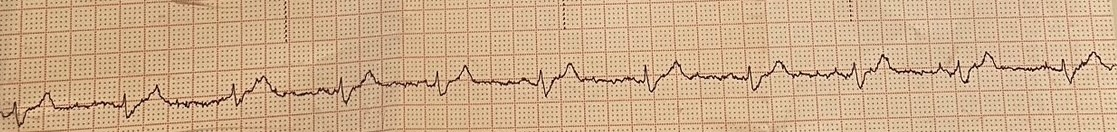
#> input picture backend/digitized-image/converted_to_python/input/ecg00028 copy.jpg, 1117 x 132 px
$ python -i image_to_sequence.py   (imports and definitions only)
#> lines starting #> are read from the running program, lines starting #| are printed output that depends on the picture
#> in convert_image_to_sequence, image is the input picture: PIL image 1117x132 RGB; mean R, G, B 207.2, 174.1, 139.7
import numpy as np
import cv2
from scipy.ndimage import convolve
import matplotlib.pyplot as plt
from PIL import Image

# This work is a derivative of code from the following link,
# https://github.com/alphanumericslab/ecg-image-kit/blob/main/codes/ecg-image-digitizer/image_to_sequence.m
# Code converted to python using CodeConvert, https://www.codeconvert.ai/matlab-to-python-converter, Feb 11, 2025.
def image_to_sequence(img, mode, method, *varargin):
#> called with mode = 'dark-foreground', method = 'all_left_right_neighbors'
    if len(varargin) < 1 or not varargin[0]:
        windowlen = 3
    else:
        windowlen = varargin[0]

    if len(varargin) < 2 or not varargin[1]:
        plot_result = False
    else:
        plot_result = varargin[1]

    # Convert image to grayscale if it's in RGB format
    if img.ndim == 3:
        img_gray = cv2.cvtColor(img, cv2.COLOR_BGR2GRAY)
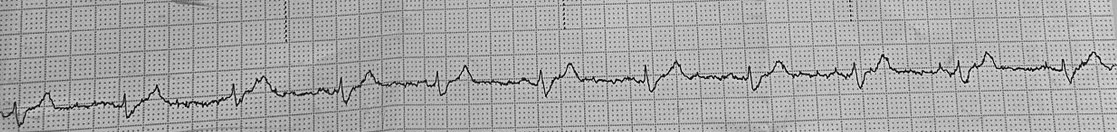
#> img_gray: shape (132, 1117); min 3, max 241, mean 167.6
    else:
        img_gray = img

    # Process image based on specified foreground mode
    if mode == 'dark-foreground':
        img_flipped = cv2.bitwise_not(img_gray)
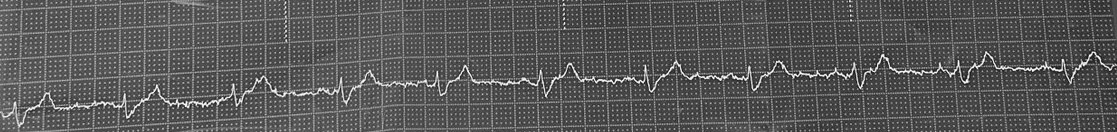
#> img_flipped: shape (132, 1117); min 14, max 252, mean 87.4
    elif mode == 'bright-foreground':
        img_flipped = img_gray

    # Apply different methods for sequence extraction
    if method == 'max_finder':
        img_filtered = img_flipped

    elif method == 'moving_average':
        h = np.ones((windowlen, windowlen)) / (windowlen ** 2)
        img_filtered = convolve(img_flipped, h, mode='nearest')

    elif method == 'hor_smoothing':
        h = np.ones((1, windowlen)) / windowlen
        img_filtered = convolve(img_flipped, h, mode='nearest')

    elif method == 'all_left_right_neighbors':
        h = np.array([[1, 0, 1], [1, 1, 1], [1, 0, 1]]) / 6
        img_filtered = convolve(img_flipped, h, mode='nearest')
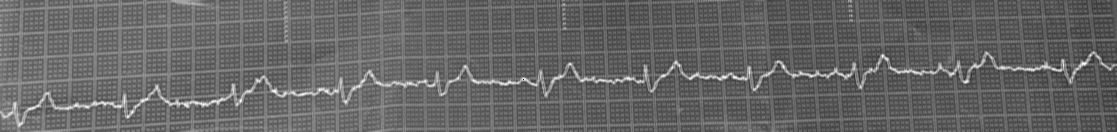
#> img_filtered: shape (132, 1117); min 2, max 255, mean 101.5

    elif method == 'combined_all_neighbors':
        h1 = np.array([[1, 1, 1]]) / 3
        z1 = convolve(img_flipped, h1, mode='nearest')
        h2 = np.array([[1, 0, 0], [0, 1, 0], [0, 0, 1]]) / 3
        z2 = convolve(img_flipped, h2, mode='nearest')
        h3 = np.array([[0, 0, 1], [0, 1, 0], [1, 0, 0]]) / 3
        z3 = convolve(img_flipped, h3, mode='nearest')

        img_filtered = np.minimum(np.minimum(z1, z2), z3)

    # Find the maximum pixel value in each column to represent the ECG signal
    I = np.argmax(img_filtered, axis=0)
#> I = 1117 values, max 131 at index 49, min 4 at index 564, mean 82.48
    img_height = img_filtered.shape[0]
#> img_height = 132
    data = img_height - I  # Convert to vertical position (ECG amplitude with offset)
#> data = 1117 values, max 128 at index 564, min 1 at index 49, mean 49.52

    # Plot the result if requested
    if plot_result:
        plt.figure()
        plt.imshow(img)
        plt.plot(np.arange(img.shape[1]), img.shape[0] - data, 'g', linewidth=3)
#        plt.plot(np.arange(len(data)), data)
        plt.show()

    return data

def convert_image_to_sequence(img_path, mode="dark-foreground", method="all_left_right_neighbors", windowlen=3, plot_result=False):

    image = Image.open(img_path)
    img_as_array = np.array(image)

    time_series_data = image_to_sequence(img_as_array, mode, method, windowlen, plot_result)
#> time_series_data has the same summary as data in image_to_sequence
    return time_series_data

>>> result = convert_image_to_sequence('../../../digitized-image/converted_to_python/input/ecg00028 copy.jpg')
#> result has the same summary as data in image_to_sequence
